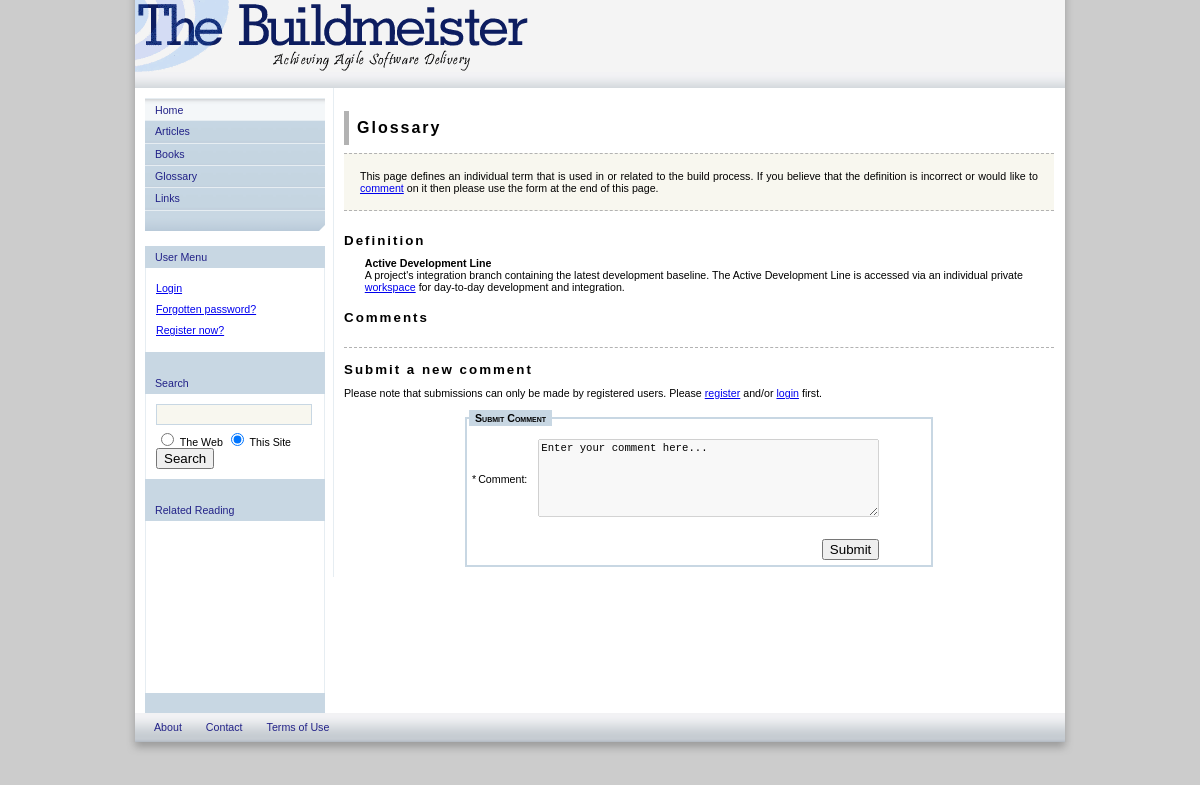
The app's page /viewterm.php?term=Active_Development_Line with its own data.
### tables this page shows
CREATE TABLE IF NOT EXISTS `glossary` (
  `id` mediumint(8) NOT NULL auto_increment,
  `posted_by` varchar(32) NOT NULL,
  `title` varchar(100) NOT NULL,
  `summary` mediumtext NOT NULL,
  `active` tinyint(1) NOT NULL default '0',
  PRIMARY KEY  (`id`)
);

### include/session.php (called while the page is built, shortened)
<?php
include("database.php");
class Session
{
   function Session(){
      $this->time = time();
   }
   function startSession(){
      $this->logged_in = $this->checkLogin();
   }
   function checkLogin(){
      global $database;
      if (isset($_SESSION['username']) && isset($_SESSION['userid']) &&
         $_SESSION['username'] != GUEST_NAME){
         if ($database->confirmUserID($_SESSION['username'], $_SESSION['userid']) != 0) {
            unset($_SESSION['username']);
            unset($_SESSION['userid']);
            return false;
         }
         $this->userinfo  = $database->getUserInfo($_SESSION['username']);
         $this->username  = $this->userinfo['username'];
         $this->userid    = $this->userinfo['userid'];
         $this->userlevel = $this->userinfo['userlevel'];
         return true;
      }
      else{
         return false;
      }
   }
};
$session = new Session;
?>

### include/database.php (called while the page is built, shortened)
<?php
class MySQLDB {
   function MySQLDB() {
      $this->connection = mysql_connect(DB_SERVER, DB_USER, DB_PASS) or die(mysql_error());
   }
};
$database = new MySQLDB;
?>

### viewterm.php (the view, shortened to what this page needs)
<?php
include("include/header.php");
?>
<div id="article">
<?php
if (isset($_SESSION['gcomsuccess'])) {
    if ($_SESSION['gcomsuccess']) {
        $session->displayDialog("Submission Succesfull",
    		"Thank you for your comments, they will be reviewed before being added to the site.",
            SITE_NAME . "/glossary.php");
    } else {
        $session->displayDialog("Submission Failed",
        	"We're sorry, but an error has occurred and your submission has failed. "
            . "Please try again at a later time.",
            $session->referrer);
    }
    unset($_SESSION['gcomsuccess']);
} else {
    if (!isset($_GET['term'])) {
	    $session->displayDialog("No Glossary Item",
	    	"No glossary item has been specified, please select a term on the "
	        . "<a href='glossary.php'>glossary</a> page to see its definition.",
	        $session->referrer);
    } else {
	    $gitem = $_GET['term'];
?>
<div id="toptitle"><h2>Glossary</h2></div>
<div id="introductory">
<p>This page defines an individual term that is used in
or related to the build process. If you believe that the definition is
incorrect or would like to <a href="#submit">comment</a>
on it then please use the form at the end of this page.</p>
</div>
<h3>Definition</h3>
<?php
$term = str_replace('_', ' ', $gitem);
$sql = "SELECT * from " . TBL_GLOSSARY . " where title = '". $term . "';";
$result = mysql_query($sql);
$numrows = mysql_num_rows($result);
if ($numrows != 0) {
    echo "<div align='center'>\n";
    echo "<table width='95%'><tr>";
    while ($row = mysql_fetch_assoc($result)) {
        $summary = str_replace("href=\"#", "href=\"glossary.php#", $row['summary']);
        echo "<td align='left'><strong><a id='#" . $row['title'] . "'>"
            . $row['title'] . "</a></strong><br/>"
		    . stripslashes($summary) . "</td>\n";
    }
    echo "</tr></table>\n";
    echo "</div>\n";
}
echo "<h3>Comments</h3>";
?>
<div id="dashed-spacer">&nbsp;</div>
<h3>Submit a new comment</h3>
<?php
    if (!$session->logged_in) {
        echo "<tr>";
        echo "<td colspan=\"2\"><p>Please note that submissions can only be made by registered users. "
        . "Please <a href='register.php'>register</a> and/or <a href='login.php'>login</a> first.</p></td></tr>";
        $disable_field = "disabled";
    } else {
        $disable_field = "";
    }
?>
<div align="center">
<form name='gcomsubmit' id='gcomsubmit' action='include/process.php' method='post'>
<fieldset style="text-align:left;width:460px"><legend>Submit Comment</legend>
<table>
	<tr>
		<td>*<label class="formLabelText" for="comment">Comment:</label></td>
		<td>
			<textarea class="formTextArea" name='comment' onfocus="this.value=''; this.onfocus=null;"
			<?php echo $disable_field; ?> rows='6' cols='50'/>Enter your comment here...
			</textarea>
		</td>
	</tr>
	<tr>
		<td>&nbsp;</td>
		<td><?php echo $form->allErrors(); ?></td>
	</tr>
	<tr>
		<td colspan="2" align="right">
			<input type="submit" value="Submit">
		</td>
	</tr>
</table>
</fieldset>
</form>
</div>
<?php
    }
}
?>
</div>
<?php
include("include/footer.php");
?>

### stylesheets/main.css (style rules this page uses)
body { background:#CCC; color:#000; margin:0px; padding:0px; font-family: arial, "lucida console", sans-serif; list-style-type: disc; font-size: 8pt; }
form { margin:0px; }
fieldset { color: #000; padding: 2px; border: solid 2px #C8D7E3; }
legend { color: #000; font-weight: bold; font-variant: small-caps; background-color: #C8D7E3; padding: 2px 6px; margin-bottom: 8px; }
label.formLabelText { font-size: 8pt; color: #000; padding: 2px; margin-right: 5px; margin-bottom: 0px position: top; vertical-align: top; text-align: left; }
textarea.formTextArea { font-size: 8pt; color: #000; align: left; }
#introductory { text-align: justify; font: 1.2em; padding: 0.5em; margin: 0 0 2em 0; background: #F8F7EF; border-bottom: 1px dashed #B2B2B2; border-top: 1px dashed #B2B2B2; }
#content #introductory p { padding: 0; margin: 1em; text-align:justify }
#content #toptitle h2 { margin-bottom: 0.5em; font: 2em; letter-spacing: 2px; padding: 0.5em; border-left: 5px solid #B2B2B2; }
#content h2 { margin-bottom: 0.5em; font: 2em; letter-spacing: 2px; }
#content h3 { margin-bottom: 0.5em; font: 1.5em; letter-spacing: 2px; }
#dashed-spacer { margin-top: 1em; border-bottom: 1px dashed #B2B2B2; }

### stylesheets/article.css (style rules this page uses)
#article { text-align: justify; padding-left: 0px; padding-right: 0px; font-size: 8pt; }
h2 { padding-left: 0.5em; text-align:left; font-size:12pt; letter-spacing: 2px; border-left: 1px solid #B2B2B2; }
h3 { text-align:left; font-size:10pt; letter-spacing: 2px; }
p { text-align: justify; }

### records on screen
glossary: title "Active Development Line", summary "A project's integration branch containing the latest development baseline. The Active Development Line is accessed via an individual private workspace for day-to-day development and integration."

### other values on screen
$navmenu_main[$i]["Title"] "Home"
$navmenu_main[$i]["Title"] "Articles"
$navmenu_main[$i]["Title"] "Books"
$navmenu_main[$i]["Title"] "Glossary"
$navmenu_main[$i]["Title"] "Links"
